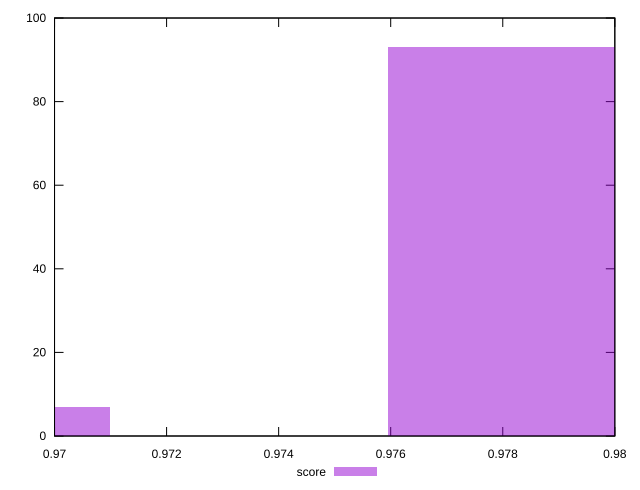

Reproduce this figure in gnuplot.
reset

$score <<EOF
0.9685105802998539 7
0.9784440221490832 93
EOF

set key outside below
set boxwidth 0.004966720924614636
set xrange [0.97:0.98]
set yrange [0:100]
set trange [0:100]
set style fill transparent solid 0.5 noborder
set terminal svg size 640, 490 enhanced background rgb 'white'
set output "report_00017_2021-02-10T15-08-03.406Z/total-byte-weight/samples/pages+cached/score/histogram.svg"

plot $score title "score" with boxes

reset
